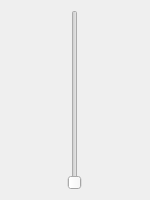
<?xml version="1.0" encoding="UTF-8"?>
<ui version="4.0">
 <class>FrameRateController</class>
 <widget class="QWidget" name="FrameRateController">
  <property name="geometry">
   <rect>
    <x>0</x>
    <y>0</y>
    <width>150</width>
    <height>200</height>
   </rect>
  </property>
  <property name="windowTitle">
   <string>Form</string>
  </property>
  <widget class="QSlider" name="verticalSlider">
   <property name="geometry">
    <rect>
     <x>20</x>
     <y>10</y>
     <width>110</width>
     <height>180</height>
    </rect>
   </property>
   <property name="orientation">
    <enum>Qt::Vertical</enum>
   </property>
  </widget>
 </widget>
 <resources/>
 <connections/>
</ui>
